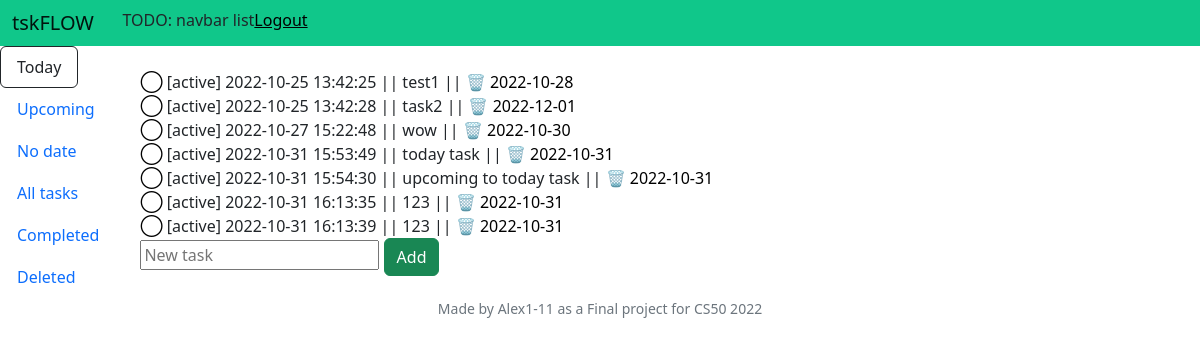
Page / (signed in) on the earlier database version.
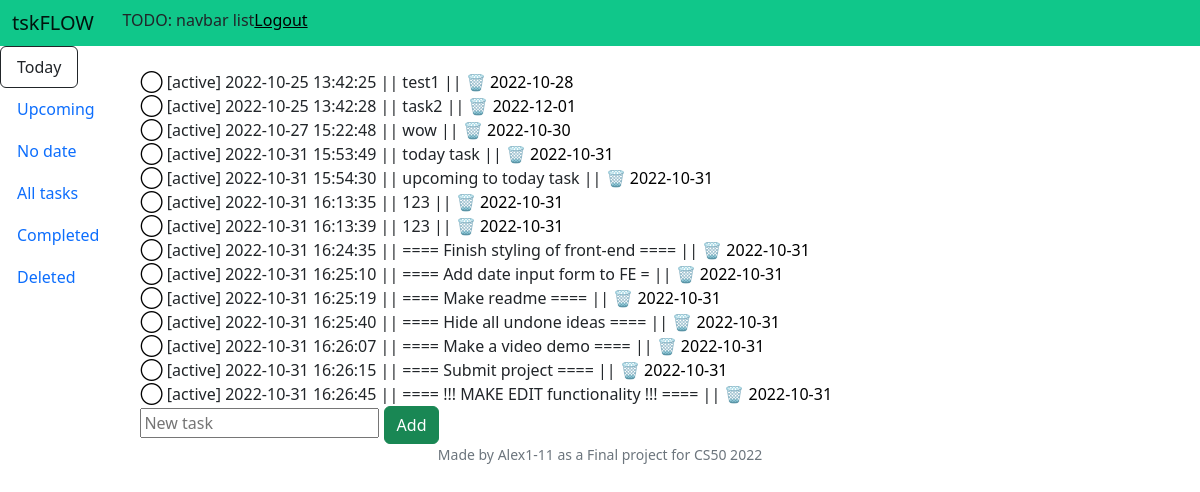
Same page on the later database version.
### models.py (models this page shows)
class Task(Base):
    __tablename__ = "tasks"
    id = Column(Integer, primary_key=True)
    created = Column(DateTime(), default=func.now())
    user_id = Column(Integer, ForeignKey("users.id"))
    title = Column(String(100), nullable=False)
    status = Column(String, default="active")
    priority = Column(Integer, default=0)
    date = Column(String)
    datetime = Column(String)
    context_id = Column(Integer, ForeignKey("contexts.id"))
    project_id = Column(Integer, ForeignKey("projects.id"))
    note = Column(String)
    parent_id = Column(Integer, ForeignKey("tasks.id"))
    repeat = Column(String)
    tags = relationship(
        "Tag", secondary=task_tags, back_populates="tasks"
    )

### app.py (the view)
@app.route("/", methods=["GET", "POST"])
@login_required
def index():
    if request.method == "POST":
        if request.form.get("task_new"):
            newdate = request.form.get('task_new_date')
            newstatus = None
            match request.form.get('view'):
                case 'today':
                    newdate = newdate if (newdate is not None) else date.today()
                case 'upcoming':
                    newdate = newdate if (newdate is not None) else date.today()
                case 'completed':
                    newstatus = 'done'
                case 'deleted':
                    newstatus = 'active_bin'
            with DbSession.begin() as db:
                task_new = Task(
                    title=request.form.get("task_new").strip(),
                    user_id=session["user_id"],
                    date=newdate,
                    status=newstatus,
                )
                db.add(task_new)
                db.flush()
                return render_template("task.html", task=task_new)
        if request.form.get("task_mark"):
            with DbSession.begin() as db:
                task = db.execute(
                    select(Task)
                    .where(Task.id == request.form["task_mark"])
                ).scalars().first()
                if task.status == "done":
                    db.execute(
                        update(Task)
                        .where(Task.id == task.id)
                        .values(status="active")
                    )
                elif task.status == "active":
                    db.execute(
                        update(Task)
                        .where(Task.id == task.id)
                        .values(status="done")
                    )
                return render_template("task.html", task=task)
        if request.form.get("task_delete"):
            with DbSession.begin() as db:
                task = db.execute(
                    select(Task)
                    .where(Task.id == request.form["task_delete"])
                ).scalars().first()
                if task.status.endswith('_bin'):
                    string_status = task.status.replace('_bin', '')
                    db.execute(
                        update(Task)
                        .where(Task.id == task.id)
                        .values(status=string_status)
                        .execution_options(synchronize_session='fetch')
                    )
                elif not(task.status.endswith('_bin')):
                    db.execute(
                        update(Task)
                        .where(Task.id == request.form["task_delete"])
                        .values(status=Task.status + "_bin")
                        .execution_options(synchronize_session='fetch')
                    )
                else:
                    return None
                db.flush()
                task = db.execute(
                    select(Task)
                    .where(Task.id == request.form["task_delete"])
                ).scalars().first()
                return render_template("task.html", task=task)
        if request.form.get("bin_empty"):
            with DbSession.begin() as db:
                db.execute(
                    delete(Task)
                    .where(Task.status.endswith('_bin', autoescape=True))
                    .execution_options(synchronize_session=False)
                )
            return redirect("/")
        return None
    else:
        with DbSession.begin() as db:
            today = date.today()
            view = "today"
            tasks = db.execute(
                select(Task)
                .where(Task.date <= today, Task.status == 'active')
            ).scalars().all()
            if tasks:
                return render_template("index.html", tasks=tasks, view=view)
            else:
                return render_template("index.html", view=view)

### app.py (called while the page is built)
@app.after_request
def after_request(response):
    response.headers["Cache-Control"] = "no-cache, no-store, must-revalidate"
    response.headers["Expires"] = 0
    response.headers["Pragma"] = "no-cache"
    return response

def login_required(f):
    @wraps(f)
    def decorated_function(*args, **kwargs):
        if session.get("user_id") is None:
            return redirect("/login")
        return f(*args, **kwargs)
    return decorated_function

### templates/index.html (shortened to what this page needs)
{% extends "layout.html" %}
{% block main %}
    <div class="container">
        <div id="tasklist">
            {% include "tasklist.html" %}
        </div>
        <div id="task_add_new">
            <form class="{{ view }}" id="form_task_add_new">
                <input autocomplete="off" id="task_new" name="task_new" placeholder="New task" type="text" required>
                <button type="submit" class="btn btn-success">Add</button>
            </form>
        </div>
    </div>
{% endblock %}

### templates/layout.html (shortened to what this page needs)
<!DOCTYPE html>
<html lang="en">
    <head>
        <link href="https://cdn.jsdelivr.net/npm/bootstrap@5.2.2/dist/css/bootstrap.min.css" rel="stylesheet">
        <link href="/static/styles.css" rel="stylesheet">
    </head>
    <body>
        <div class="navbar bg-my">
            <div class="container-fluid">
                <div class="row row-cols-auto">
                    <div class="col-4">
                        <a class="navbar-brand" href="/">tskFLOW</a>
                    </div>
                    <div class="col-8">
                        <ul class="nav">
                            {% if session["user_id"] %}
                                <li class="nav-item">
                                TODO: navbar list
                                </li>
                                <li class="nav-item">
                                    <a href="/logout">Logout</a>
                                </li>
                            {% endif %}
                        </ul>
                    </div>
                </div>
            </div>
        </div>
        <div class="d-flex align-items-start">
            <ul class="nav flex-column" id="viewlist">
                <li class="nav-item">
                    <button class="nav-link btn active" type="button" name="view" value="today">Today</a>
                </li>
                <li class="nav-item">
                    <button class="nav-link btn" type="button" name="view" value="upcoming">Upcoming</a>
                </li>
                <li class="nav-item">
                    <button class="nav-link btn" type="button" name="view" value="nodate">No date</a>
                </li>
                <li class="nav-item">
                    <button class="nav-link btn" type="button" name="view" value="all">All tasks</a>
                </li>
                <li class="nav-item">
                    <button class="nav-link btn" type="button" name="view" value="completed">Completed</a>
                </li>
                <li class="nav-item">
                    <button class="nav-link btn" type="button" name="view" value="deleted">Deleted</a>
                </li>
            </ul>
            <div class="container" id="tasks">
                {% block main %}{% endblock %}
            </div>
        </div>
        <footer class="mb-5 small text-center text-muted">
            <div class="container">
                Made by Alex1-11 as a Final project for CS50 2022
            </div>
        </footer>
    </body>
</html>

### templates/tasklist.html (shortened to what this page needs)
{% block main %}
    <div class="tab-content">
        {% for task in tasks %}
            {% include "task.html" %}
        {% endfor %}
    </div>
{% endblock %}

### templates/task.html (shortened to what this page needs)
<div class="task_div task_{{ task.status }}" id="task_id_{{ task.id }}">
    <form class="task_form">
        <span>[{{ task.status }}] {{ task.created }} || {{ task.title|e }} ||</span>
    </form>
</div>

### static/styles.css (style rules this page uses)
.bg-my { background-color: #10c78a; }
button { background-color: #10c78a; }
a { color: black; }

Differences in the rows shown:
added Task: status "active", created "2022-10-31 16:24:35", title "==== Finish styling of front-end ===="
added Task: status "active", created "2022-10-31 16:25:10", title "==== Add date input form to FE ="
added Task: status "active", created "2022-10-31 16:25:19", title "==== Make readme ===="
added Task: status "active", created "2022-10-31 16:25:40", title "==== Hide all undone ideas ===="
added Task: status "active", created "2022-10-31 16:26:07", title "==== Make a video demo ===="
added Task: status "active", created "2022-10-31 16:26:15", title "==== Submit project ===="
added Task: status "active", created "2022-10-31 16:26:45", title "==== !!! MAKE EDIT functionality !!! ===="
